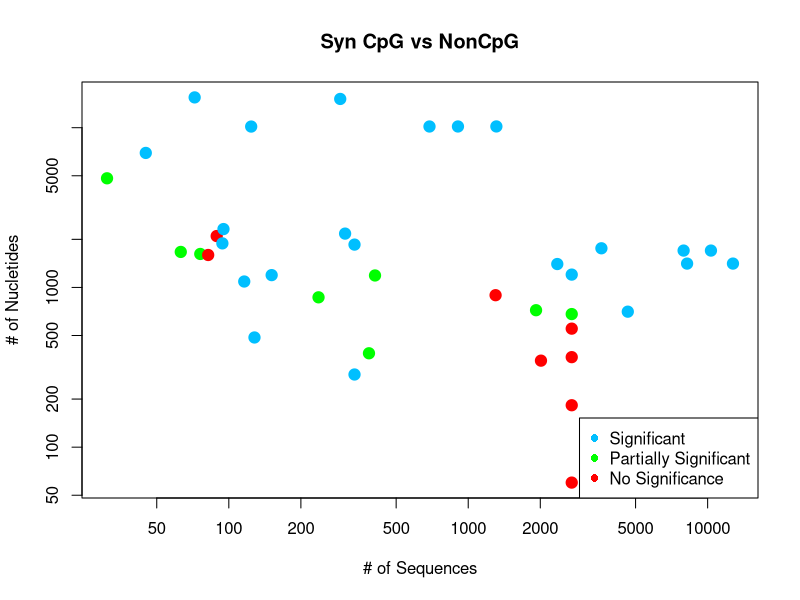
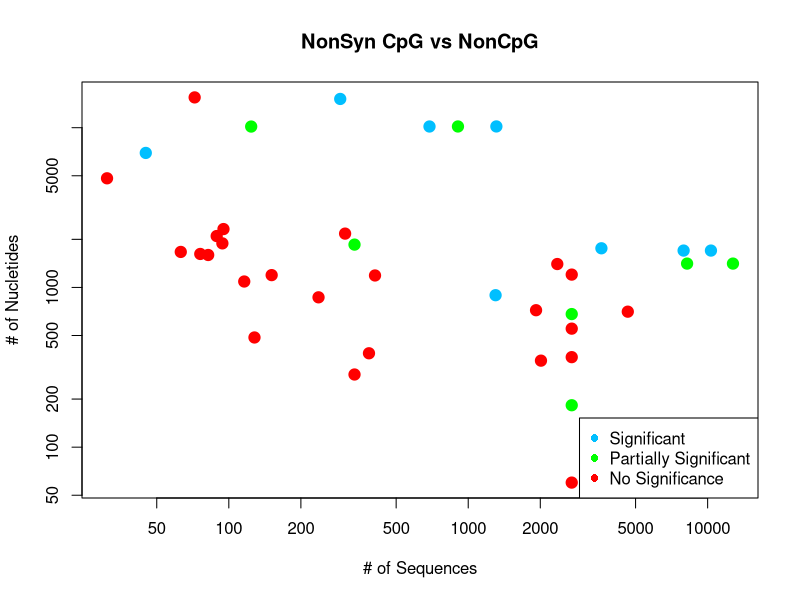
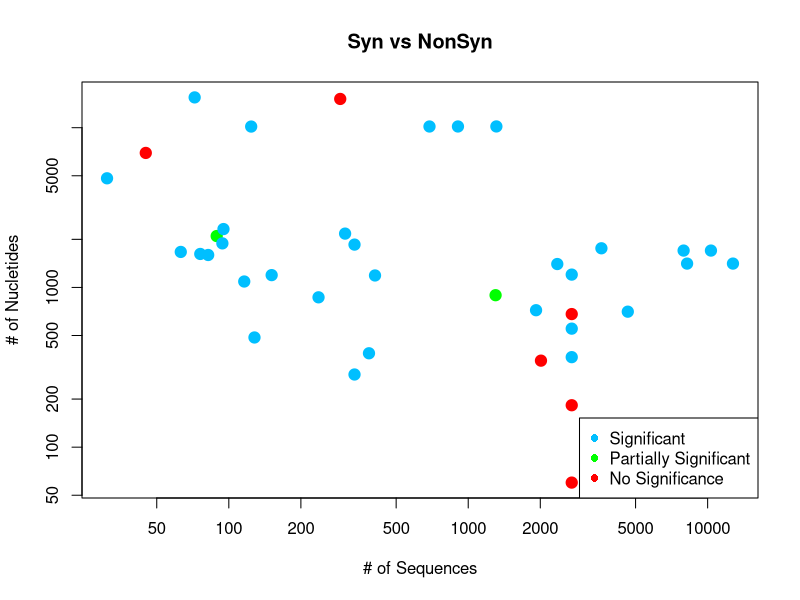
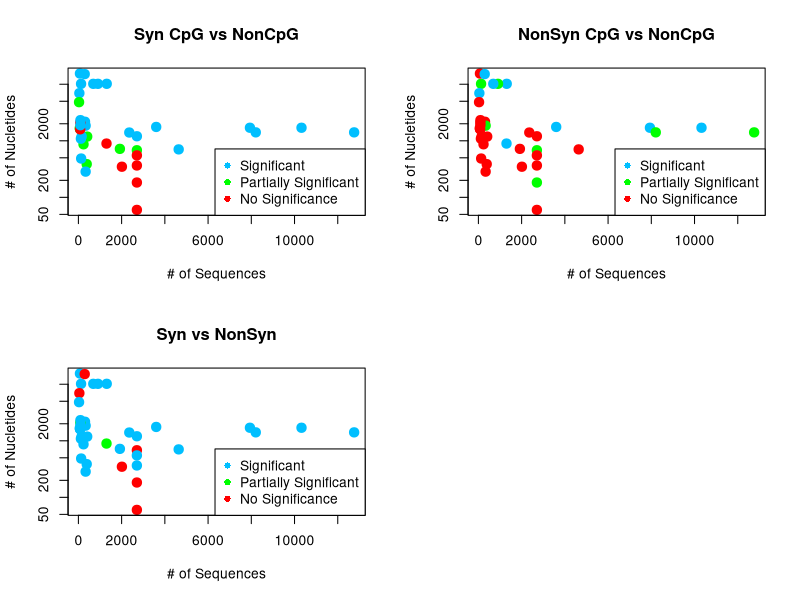
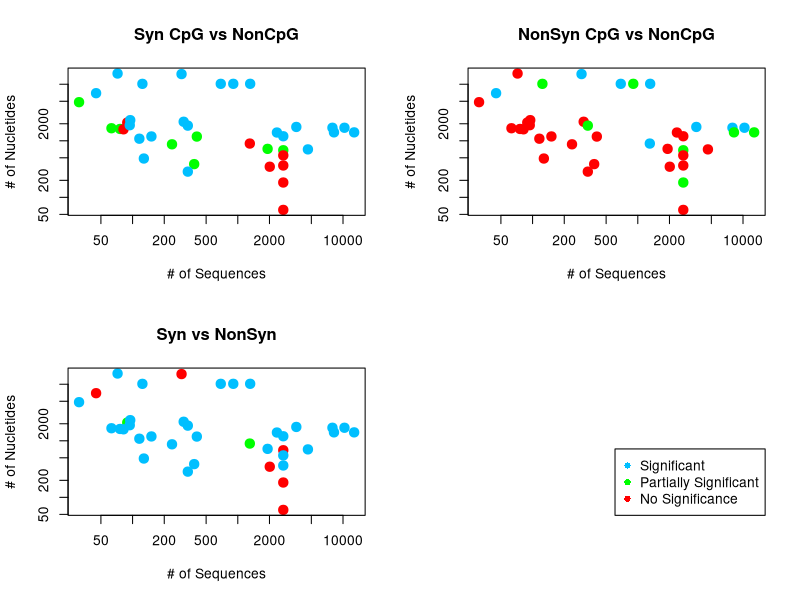
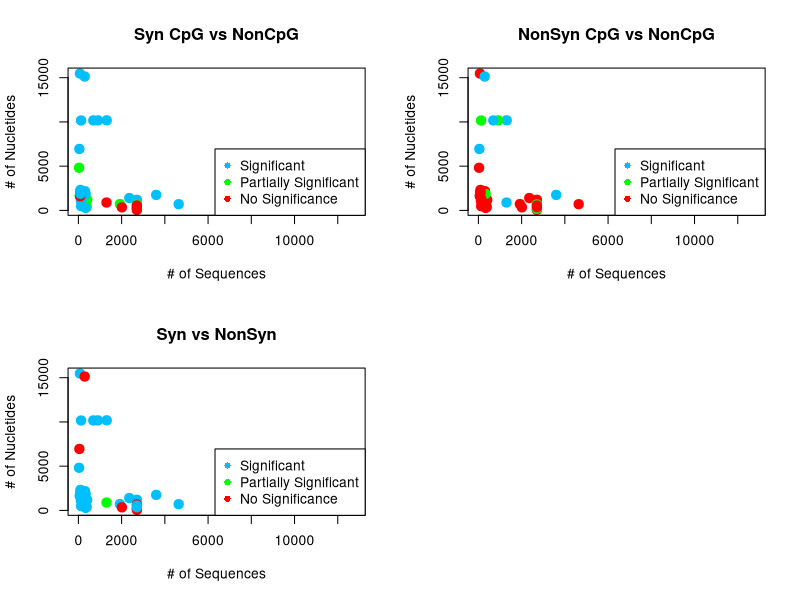

Write the R code that produced these figures, in order.
# graph for data vs significant 

library(scales)
library(plotrix)
library(sfsmisc)
library(gdata)
Virus_info<- read.csv("data/CpG_List.csv")

data_points_df<- read.csv("output/alldatapoints.csv")
#data_points_df=data_points_df[-(27), ] 
data_points_df <- drop.levels(data_points_df[-(27), ]) 
tally<- read.csv("data/recount2.csv")
data_points_df$SynCpg=0
data_points_df$NonSynCpg=0
data_points_df$SynNonSyn=0
for (i in 1:nrow(data_points_df)) {
 treat=data_points_df$Virus[i]
  
  print(treat)
 # treat=factor(data_points_df$Virus[i])
  for (j in 1:nrow(tally)){
    # splitnameAll<-unlist(strsplit(as.character(Virus_info$name[j]),".fasta"))
    # splitname<-unlist(strsplit(as.character(splitnameAll[1]),"_"))
   truename<-tally$Virus[j]
    print(truename)
   # truename=factor(tally$Virus[i])
    if(treat==truename){
      data_points_df$SynCpg[i]<-tally$A..G.Syn..CpG.v.NonCpG.[j]+tally$T..C.Syn..CpG.v.NonCpG.[j]
      data_points_df$NonSynCpg[i]<-tally$A..G.NonSyn..CpG.v.NonCpG[j]+tally$T..C.NonSyn..CpG.v.NonCpG[j]
      data_points_df$SynNonSyn[i]<-tally$A..G.Syn.v.NonSyn[j]+tally$T..C.Syn.v.NonSyn[j]
      
      
    }
  } 
}

#Syn CpG vs Non-CpG
  

  png("output/amount/Syn.png", width = 6.75, height = 6.75, units = "in", res= 300)
  #par(mfrow=c(2,2))#, bg = "darkseagreen1"
  palette(alpha(c("red","green","deepskyblue1")))
  plot(data_points_df$seq,data_points_df$nucl,log='xy',col=factor(data_points_df$SynCpg),pch=19,cex=1.5, main="Syn CpG vs NonCpG",xlab = "# of Sequences", ylab = "# of Nucletides")
  legend("bottomright",legend=c("Significant","Partially Significant","No Significance"),
         col= c("deepskyblue1","green","red"), horiz= FALSE, 
         #lty is type of line used,cex is size of legend, xpd allows legend to lie outside the plot,bty is type of box around legend       
         cex=1, pch = c(16,16,16))
  
  png("output/amount/NonSyn.png", width = 6.75, height = 6.75, units = "in", res= 300)
  palette(alpha(c("red","green","deepskyblue1")))
  plot(data_points_df$seq,data_points_df$nucl,log='xy',col=factor(data_points_df$NonSynCpg),pch=19,cex=1.5, main="NonSyn CpG vs NonCpG",xlab = "# of Sequences", ylab = "# of Nucletides")
  legend("bottomright",legend=c("Significant","Partially Significant","No Significance"),
         col= c("deepskyblue1","green","red"), horiz= FALSE, 
         #lty is type of line used,cex is size of legend, xpd allows legend to lie outside the plot,bty is type of box around legend       
         cex=1, pch = c(16,16,16))
  png("output/amount/SynNonSyn.png", width = 6.75, height = 6.75, units = "in", res= 300)
  palette(alpha(c("red","green","deepskyblue1")))
  plot(data_points_df$seq,data_points_df$nucl,log='xy',col=factor(data_points_df$SynNonSyn),pch=19,cex=1.5, main="Syn vs NonSyn",xlab = "# of Sequences", ylab = "# of Nucletides")
  legend("bottomright",legend=c("Significant","Partially Significant","No Significance"),
         col= c("deepskyblue1","green","red"), horiz= FALSE, 
         #lty is type of line used,cex is size of legend, xpd allows legend to lie outside the plot,bty is type of box around legend       
         cex=1, pch = c(16,16,16))
dev.off()

png("output/amount/alllogy.png", width = 6.75, height = 6.75, units = "in", res= 300)
par(mfrow=c(2,2))#, bg = "darkseagreen1"
palette(alpha(c("red","green","deepskyblue1")))
plot(data_points_df$seq,data_points_df$nucl,log='y',col=factor(data_points_df$SynCpg),pch=19,cex=1.5, main="Syn CpG vs NonCpG",xlab = "# of Sequences", ylab = "# of Nucletides")
legend("bottomright",legend=c("Significant","Partially Significant","No Significance"),
       col= c("deepskyblue1","green","red"), horiz= FALSE, 
       #lty is type of line used,cex is size of legend, xpd allows legend to lie outside the plot,bty is type of box around legend       
       cex=1, pch = c(16,16,16))


palette(alpha(c("red","green","deepskyblue1")))
plot(data_points_df$seq,data_points_df$nucl,log='y',col=factor(data_points_df$NonSynCpg),pch=19,cex=1.5, main="NonSyn CpG vs NonCpG",xlab = "# of Sequences", ylab = "# of Nucletides")
legend("bottomright",legend=c("Significant","Partially Significant","No Significance"),
       col= c("deepskyblue1","green","red"), horiz= FALSE, 
       #lty is type of line used,cex is size of legend, xpd allows legend to lie outside the plot,bty is type of box around legend       
       cex=1, pch = c(16,16,16))

palette(alpha(c("red","green","deepskyblue1")))
plot(data_points_df$seq,data_points_df$nucl,log='y',col=factor(data_points_df$SynNonSyn),pch=19,cex=1.5, main="Syn vs NonSyn",xlab = "# of Sequences", ylab = "# of Nucletides")
legend("bottomright",legend=c("Significant","Partially Significant","No Significance"),
       col= c("deepskyblue1","green","red"), horiz= FALSE, 
       #lty is type of line used,cex is size of legend, xpd allows legend to lie outside the plot,bty is type of box around legend       
       cex=1, pch = c(16,16,16))
dev.off()

png("output/amount/alllogxy.png", width = 6.75, height = 6.75, units = "in", res= 300)
par(mfrow=c(2,2))#, bg = "darkseagreen1"
palette(alpha(c("red","green","deepskyblue1")))
plot(data_points_df$seq,data_points_df$nucl,log='xy',col=factor(data_points_df$SynCpg),pch=19,cex=1.5, main="Syn CpG vs NonCpG",xlab = "# of Sequences", ylab = "# of Nucletides")



palette(alpha(c("red","green","deepskyblue1")))
plot(data_points_df$seq,data_points_df$nucl,log='xy',col=factor(data_points_df$NonSynCpg),pch=19,cex=1.5, main="NonSyn CpG vs NonCpG",xlab = "# of Sequences", ylab = "# of Nucletides")

palette(alpha(c("red","green","deepskyblue1")))
plot(data_points_df$seq,data_points_df$nucl,log='xy',col=factor(data_points_df$SynNonSyn),pch=19,cex=1.5, main="Syn vs NonSyn",xlab = "# of Sequences", ylab = "# of Nucletides")
plot(0, xaxt = 'n', yaxt = 'n', bty = 'n', pch = '', ylab = '', xlab = '')
legend("bottomright",legend=c("Significant","Partially Significant","No Significance"),
       col= c("deepskyblue1","green","red"), horiz= FALSE, 
       #lty is type of line used,cex is size of legend, xpd allows legend to lie outside the plot,bty is type of box around legend       
       cex=1, pch = c(16,16,16))
dev.off()

png("output/amount/allnolog.png", width = 6.75, height = 6.75, units = "in", res= 300)
par(mfrow=c(2,2))#, bg = "darkseagreen1"
palette(alpha(c("red","green","deepskyblue1")))
plot(data_points_df$seq,data_points_df$nucl,col=factor(data_points_df$SynCpg),pch=19,cex=1.5, main="Syn CpG vs NonCpG",xlab = "# of Sequences", ylab = "# of Nucletides")
legend("bottomright",legend=c("Significant","Partially Significant","No Significance"),
       col= c("deepskyblue1","green","red"), horiz= FALSE, 
       #lty is type of line used,cex is size of legend, xpd allows legend to lie outside the plot,bty is type of box around legend       
       cex=1, pch = c(16,16,16))


palette(alpha(c("red","green","deepskyblue1")))
plot(data_points_df$seq,data_points_df$nucl,col=factor(data_points_df$NonSynCpg),pch=19,cex=1.5, main="NonSyn CpG vs NonCpG",xlab = "# of Sequences", ylab = "# of Nucletides")
legend("bottomright",legend=c("Significant","Partially Significant","No Significance"),
       col= c("deepskyblue1","green","red"), horiz= FALSE, 
       #lty is type of line used,cex is size of legend, xpd allows legend to lie outside the plot,bty is type of box around legend       
       cex=1, pch = c(16,16,16))

palette(alpha(c("red","green","deepskyblue1")))
plot(data_points_df$seq,data_points_df$nucl,col=factor(data_points_df$SynNonSyn),pch=19,cex=1.5, main="Syn vs NonSyn",xlab = "# of Sequences", ylab = "# of Nucletides")
legend("bottomright",legend=c("Significant","Partially Significant","No Significance"),
       col= c("deepskyblue1","green","red"), horiz= FALSE, 
       #lty is type of line used,cex is size of legend, xpd allows legend to lie outside the plot,bty is type of box around legend       
       cex=1, pch = c(16,16,16))
dev.off()
